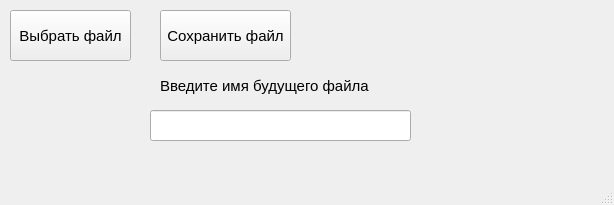
<?xml version="1.0" encoding="UTF-8"?>
<ui version="4.0">
    <class>MainWindow</class>
    <widget class="QMainWindow" name="MainWindow">
        <property name="geometry">
            <rect>
                <x>0</x>
                <y>0</y>
                <width>614</width>
                <height>205</height>
            </rect>
        </property>
        <property name="windowTitle">
            <string>Clear_Sound</string>
        </property>
        <widget class="QWidget" name="centralwidget">
            <widget class="QPushButton" name="pushButton">
                <property name="geometry">
                    <rect>
                        <x>10</x>
                        <y>10</y>
                        <width>121</width>
                        <height>51</height>
                    </rect>
                </property>
                <property name="font">
                    <font>
                        <pointsize>11</pointsize>
                    </font>
                </property>
                <property name="text">
                    <string>Выбрать файл</string>
                </property>
            </widget>
            <widget class="QPushButton" name="pushButton_2">
                <property name="geometry">
                    <rect>
                        <x>160</x>
                        <y>10</y>
                        <width>131</width>
                        <height>51</height>
                    </rect>
                </property>
                <property name="font">
                    <font>
                        <pointsize>11</pointsize>
                    </font>
                </property>
                <property name="text">
                    <string>Сохранить файл</string>
                </property>
            </widget>
            <widget class="QLabel" name="label">
                <property name="geometry">
                    <rect>
                        <x>330</x>
                        <y>20</y>
                        <width>261</width>
                        <height>41</height>
                    </rect>
                </property>
                <property name="font">
                    <font>
                        <pointsize>10</pointsize>
                    </font>
                </property>
                <property name="text">
                    <string/>
                </property>
            </widget>
            <widget class="QLineEdit" name="lineEdit">
                <property name="geometry">
                    <rect>
                        <x>150</x>
                        <y>110</y>
                        <width>261</width>
                        <height>31</height>
                    </rect>
                </property>
            </widget>
            <widget class="QLabel" name="label_2">
                <property name="geometry">
                    <rect>
                        <x>160</x>
                        <y>70</y>
                        <width>211</width>
                        <height>31</height>
                    </rect>
                </property>
                <property name="font">
                    <font>
                        <pointsize>11</pointsize>
                    </font>
                </property>
                <property name="text">
                    <string>Введите имя будущего файла</string>
                </property>
            </widget>
        </widget>
        <widget class="QMenuBar" name="menubar">
            <property name="geometry">
                <rect>
                    <x>0</x>
                    <y>0</y>
                    <width>614</width>
                    <height>21</height>
                </rect>
            </property>
        </widget>
        <widget class="QStatusBar" name="statusbar"/>
    </widget>
    <resources/>
    <connections/>
</ui>
